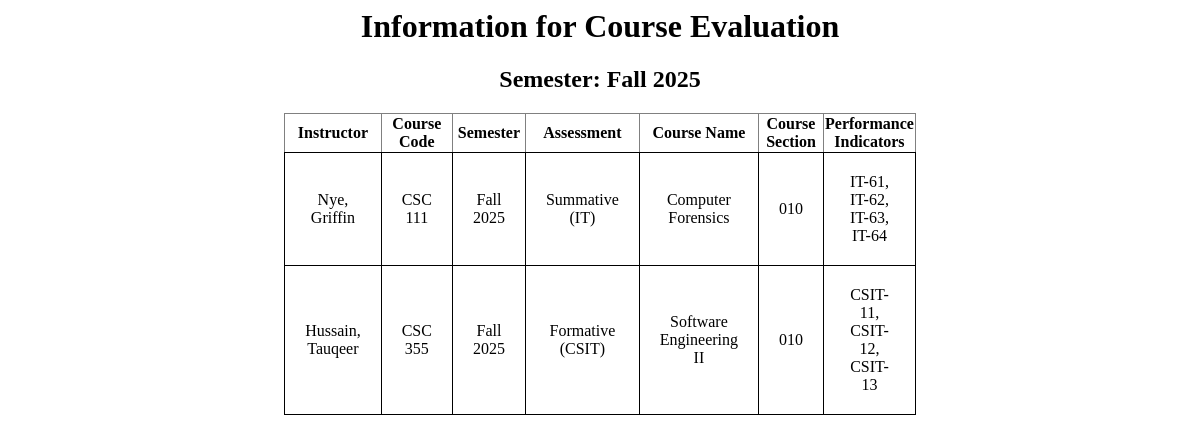
The page /fullSemester.php?semester=Fall 2025 on the database as committed earlier.
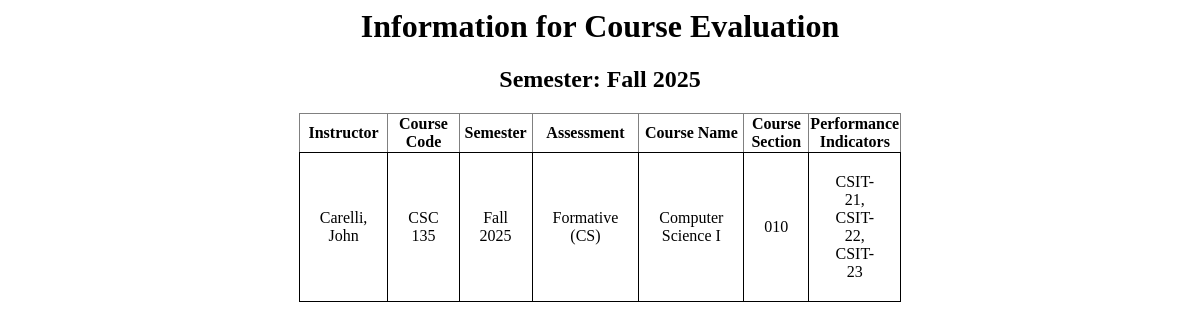
The same page on the database as committed later.
### tables this page shows
CREATE TABLE "EVAL" (
	"ID"	INTEGER,
	"Instructor"	TEXT,
	"CourseCode"	TEXT,
	"Semester"	TEXT,
	"Assessment"	TEXT,
	"CourseName"	TEXT,
	"CourseSection"	TEXT,
	"PerformanceIndicator"	TEXT,
	PRIMARY KEY("ID" AUTOINCREMENT)
);

### fullSemester.php (the view, shortened to what this page needs)
<?php
try {
    $db = new PDO('sqlite:CSC355.db');
}
catch (Exception $exc){
    echo 'Exception: Cannot connect to the database: ', $exc->getMessage(), "\n";
}
if((isset($_GET['semester']) && isset( $_GET['code']) && isset($_GET['sec']))){
    $semester = $_GET['semester'];
    $code = $_GET['code'];
    $sec = $_GET['sec'];
    $stmt = $db->prepare("SELECT * FROM EVAL WHERE SEMESTER = :semester AND CourseCode = :code AND CourseSection = :sec");
    $stmt->bindParam(':semester', $semester);
    $stmt->bindParam(':code', $code);
    $stmt->bindParam(':sec', $sec);
    $stmt->execute();
    $perfObjective = [];
    while ($row = $stmt->fetch(PDO::FETCH_ASSOC)) {
        $perfObjective[] = $row['PerformanceIndicator'];
    }
    $separateValues = [];
    foreach ($perfObjective as $string){
        $values = explode(',', $string);
        foreach ($values as $value){
            $separateValues[] = $value;
        }
    }
    $stmt2 = $db->prepare("SELECT * FROM EVAL WHERE SEMESTER = :semester AND CourseCode = :code AND CourseSection = :sec");
    $stmt2->bindParam(':semester', $semester);
    $stmt2->bindParam(':code', $code);
    $stmt2->bindParam(':sec', $sec);
    $stmt2->execute();
    echo "<h1 style = 'text-align: center;'>Information for Course Evaluation</h1>";
    echo "<h2 style = 'text-align: center;'>Semester: $semester</h2>";
    echo "<h2 style = 'text-align: center;'>Course Code: $code</h2>";
    echo "<div>";
    echo "<table border='1'>
            <tr>
                <th>Instructor</th>
                <th>Course Code</th>
                <th>Semester</th>
                <th>Assessment</th>
                <th>Course Name</th>
                <th>Course Section</th>
            </tr>";
    while ($row = $stmt2->fetch(PDO::FETCH_ASSOC)) {
        echo "<tr>";
            echo "<td>" . $row['Instructor'] . "</td>";
            echo "<td>" . $row['CourseCode'] . "</td>";
            echo "<td>" . $row['Semester'] . "</td>";
            echo "<td>" . $row['Assessment'] . "</td>";
            echo "<td>" . $row['CourseName'] . "</td>";
            echo "<td>" . $row['CourseSection'] . "</td>";
            echo "</tr>";
    }
echo "</table>";
echo "</div>";
$stmt3 = $db->prepare("SELECT StudentNumbers, Major, EvaluationScore FROM StudentTable WHERE ID = (SELECT ID FROM EVAL WHERE SEMESTER = :semester AND CourseCode = :code AND CourseSection = :sec)");
$stmt3->bindParam(':semester', $semester);
$stmt3->bindParam(':code', $code);
$stmt3->bindParam(':sec', $sec);
$stmt3->execute();
$studentEvaluations = [];
while ($row = $stmt3->fetch(PDO::FETCH_ASSOC)) {
    $studentNumber = $row['StudentNumbers'];
    $major = $row['Major'];
    $evaluationScores = explode(',', $row['EvaluationScore']);
    $combinedScores = array_combine($separateValues, $evaluationScores);
    $studentEvaluations[] = [
        'studentNumber' => $studentNumber,
        'major' => $major,
        'scores' => $combinedScores
    ];
}
echo "<div>";
echo "<table border='1'>
        <tr>
            <th>Student Number</th>
            <th>Major</th>";
            foreach ($separateValues as $header){
                echo "<th>$header</th>";
            }
        echo "</tr>";
foreach ($studentEvaluations as $student) {
    echo "<tr>";
        echo "<td>" . $student['studentNumber'] . "</td>";
        echo "<td>" . $student['major'] . "</td>";
        foreach ($separateValues as $indicator) {
            echo "<td>" . $student['scores'][$indicator] . "</td>";
        }
        echo "</tr>";
}
echo "</table>";
echo "</div>";
}
elseif (isset($_GET['semester'])) {
    $semester = $_GET['semester'];
    $stmt = $db->prepare("SELECT * FROM EVAL WHERE SEMESTER = :semester");
    $stmt->bindParam(':semester', $semester);
    $stmt->execute();
    echo "<h1 style = 'text-align: center;'>Information for Course Evaluation</h1>";
    echo "<h2 style = 'text-align: center;'>Semester: $semester</h2>";
    echo "<table border='1'>
                <tr>
                    <th>Instructor</th>
                    <th>Course Code</th>
                    <th>Semester</th>
                    <th>Assessment</th>
                    <th>Course Name</th>
                    <th>Course Section</th>
                    <th>Performance Indicators</th>
                </tr>";
    while ($row = $stmt->fetch(PDO::FETCH_ASSOC)) {
        echo "<tr>";
            echo "<td>" . $row['Instructor'] . "</td>";
            echo "<td>" . $row['CourseCode'] . "</td>";
            echo "<td>" . $row['Semester'] . "</td>";
            echo "<td>" . $row['Assessment'] . "</td>";
            echo "<td>" . $row['CourseName'] . "</td>";
            echo "<td>" . $row['CourseSection'] . "</td>";
            echo "<td>". $row["PerformanceIndicator"] . "</td>";
            echo "</tr>";
    }
    echo "</table>";
}
?>
<!DOCTYPE html>
<html lang="en">
<head>
</head>
<body>
</body>
</html>

### fullSemester.php (style rules this page uses)
table { width: 50%; margin: 0 auto; border-collapse: collapse; }
td { padding: 20px; border: 1px solid black; text-align: center; }

Rows that differ between the two databases and show on the page:
removed eval: Instructor "Nye, Griffin", CourseCode "CSC 111", Semester "Fall 2025", Assessment "Summative (IT)", CourseName "Computer Forensics", CourseSection "010", PerformanceIndicator "IT-61, IT-62, IT-63, IT-64"
removed eval: Instructor "Hussain, Tauqeer", CourseCode "CSC 355", Semester "Fall 2025", Assessment "Formative (CSIT)", CourseName "Software Engineering II", CourseSection "010", PerformanceIndicator "CSIT-11, CSIT-12, CSIT-13"
added eval: Instructor "Carelli, John", CourseCode "CSC 135", Semester "Fall 2025", Assessment "Formative (CS)", CourseName "Computer Science I", CourseSection "010", PerformanceIndicator "CSIT-21, CSIT-22, CSIT-23"
